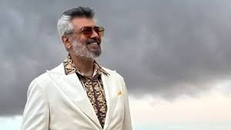
#> input picture images.jpg, 231 x 130 px, shrunk from 300 x 168 before the run, found by its file name
$ jupyter execute Face_detection_image.ipynb   (shell and % lines are left out)
#> lines starting #> are read from the running program, lines starting #| are printed output that depends on the picture; after the words box and inside, x2 and y2 are one past the last pixel; in counts of white or black regions, pixels touching at a corner belong together
[cell 1]
#import required libraries
#import OpenCV library
import cv2
#import matplotlib library
import matplotlib.pyplot as plt
#importing time library for speed comparisons of both classifiers
import time

[cell 2]
def convertToRGB(img):
    return cv2.cvtColor(img, cv2.COLOR_BGR2RGB)

[cell 3]
#load test iamge
test1 = cv2.imread('/content/images.jpg')
#> test1 is the input picture: shape (130, 231, 3); mean B, G, R 170.1, 169.6, 171.4

#convert the test image to gray image as opencv face detector expects gray images
gray_img = cv2.cvtColor(test1, cv2.COLOR_BGR2GRAY)
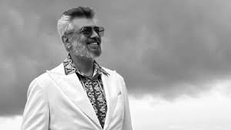
#> gray_img: shape (130, 231); min 1, max 255, mean 170.2

[cell 4]
#if you have matplotlib installed then
plt.imshow(gray_img, cmap='gray')

# or display the gray image using OpenCV
# cv2.imshow('Test Imag', gray_img)
# cv2.waitKey(0)
# cv2.destroyAllWindows()

[cell 5]
#load cascade classifier training file for haarcascade
haar_face_cascade = cv2.CascadeClassifier('/content/haarcascade_frontalface_alt.xml')

[cell 6]
#let's detect multiscale (some images may be closer to camera than others) images
faces = haar_face_cascade.detectMultiScale(gray_img, scaleFactor=1.1, minNeighbors=5);
#> faces = ()

#print the number of faces found
print('Faces found: ', len(faces))
#| Faces found:  0

[cell 7]
#go over list of faces and draw them as rectangles on original colored img
for (x, y, w, h) in faces:
    cv2.rectangle(test1, (x, y), (x+w, y+h), (0, 255, 0), 2)
#> this loop made 0 passes

[cell 8]
#conver image to RGB and show image
plt.imshow(convertToRGB(test1))
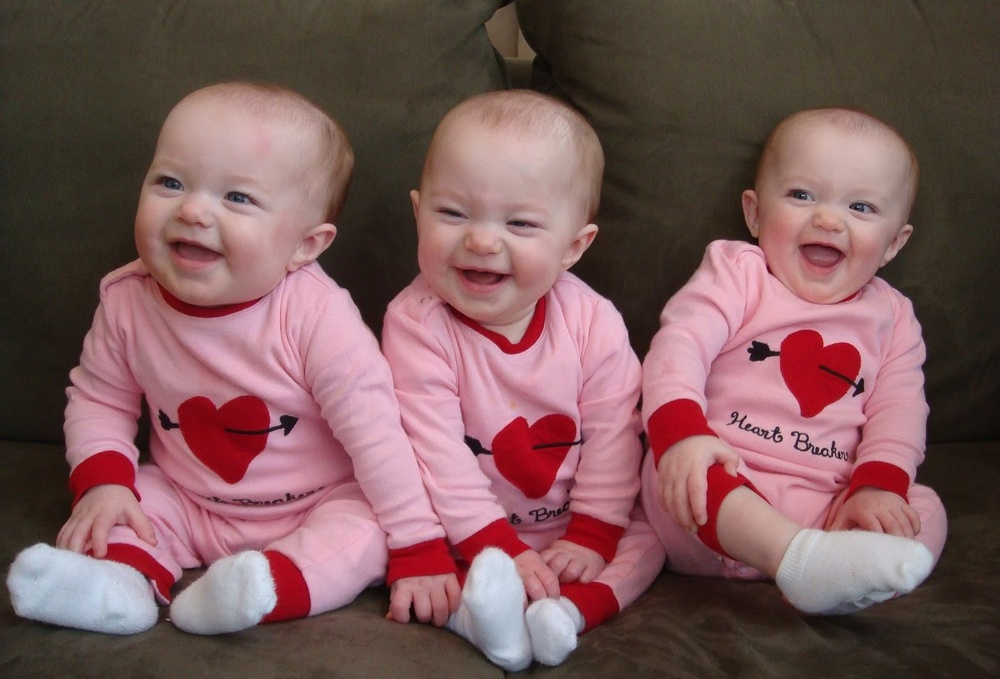
#> input picture test3.jpg, 1000 x 679 px, shrunk from 1296 x 880 before the run, found by its file name
#> further down, test2 is the input picture: shape (679, 1000, 3); mean B, G, R 89.9, 89.5, 123.1

[cell 9]
def detect_faces(f_cascade, colored_img, scaleFactor = 1.1):
    #just making a copy of image passed, so that passed image is not changed
#> called with scaleFactor = 1.1
    img_copy = colored_img.copy()

    #convert the test image to gray image as opencv face detector expects gray images
    gray = cv2.cvtColor(img_copy, cv2.COLOR_BGR2GRAY)
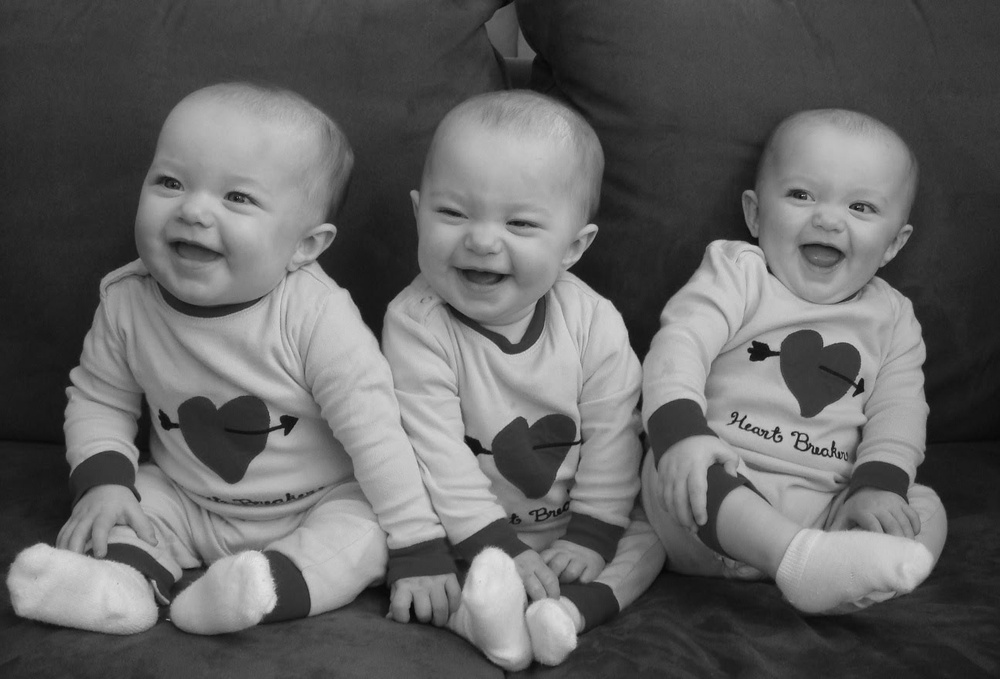
#> gray: shape (679, 1000); min 6, max 229, mean 99.6

    #let's detect multiscale (some images may be closer to camera than others) images
    faces = f_cascade.detectMultiScale(gray, scaleFactor=scaleFactor, minNeighbors=5);
#> faces = [[755, 137, 158, 158], [105, 112, 193, 193], [395, 139, 186, 186]]

    #go over list of faces and draw them as rectangles on original colored img
    for (x, y, w, h) in faces:
        cv2.rectangle(img_copy, (x, y), (x+w, y+h), (0, 255, 0), 2)
#> this loop made 3 passes
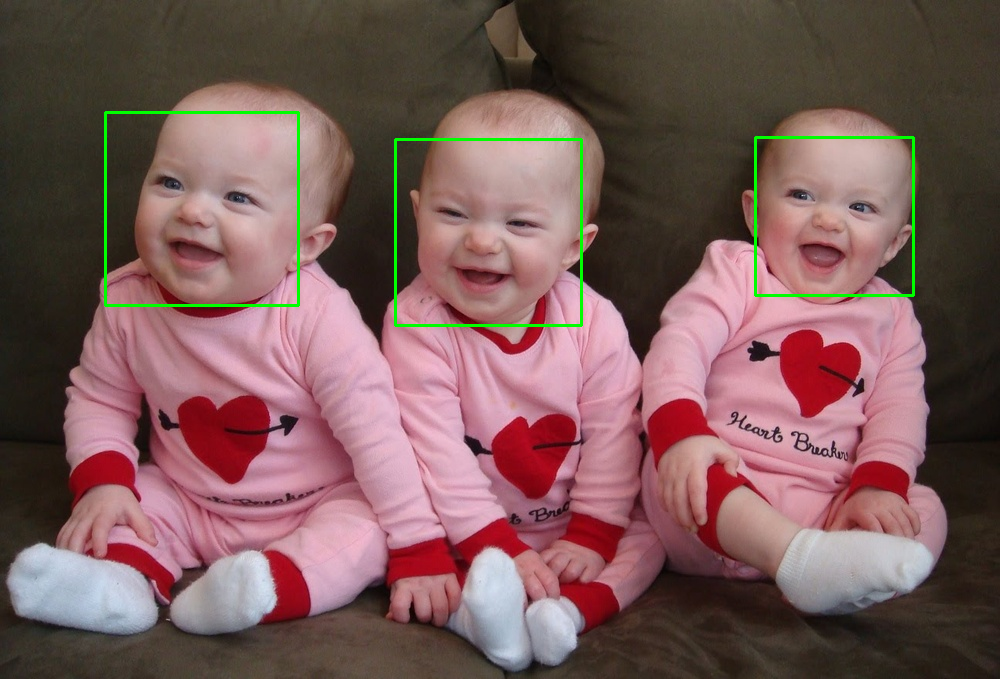
#> img_copy: shape (679, 1000, 3); 0.95% of pixels changed, all inside (x1, y1, x2, y2) = (104, 111, 915, 327)

    return img_copy

[cell 10]
#load another image
test2 = cv2.imread('/content/test3.jpg')

#call our function to detect faces
faces_detected_img = detect_faces(haar_face_cascade, test2)

#conver image to RGB and show image
plt.imshow(convertToRGB(faces_detected_img))
